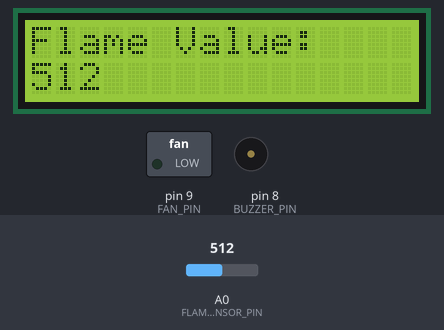
Bench run of a sketch on a simulated Arduino Uno, built with avr-gcc and run on an emulated ATmega328P. On the bench: 16×2 character LCD, switched loads named in the sketch (green lamp = pin HIGH), buzzer (waves = sounding, pin HIGH). The inputs (shaded band) are chosen by the test bench; at power-on: A0 (FLAME_SENSOR_PIN) = 512. What the sketch prints to the serial monitor is not drawn.

Above: at 3.2 s.
3.3 s: A0 (FLAME_SENSOR_PIN) set to 314
At 4.9 s:
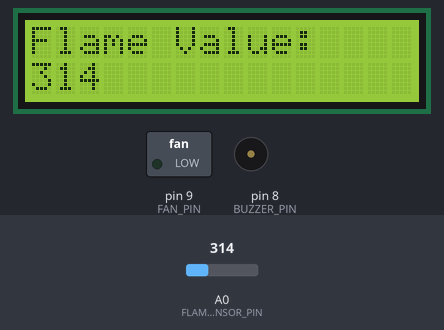
5.5 s: A0 (FLAME_SENSOR_PIN) set to 284
At 6.8 s:
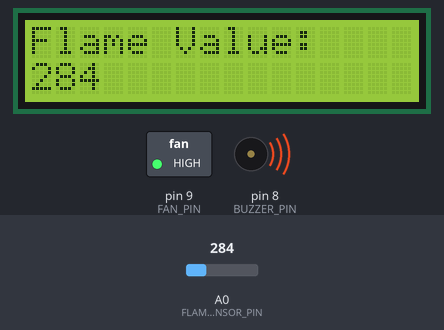
7.5 s: A0 (FLAME_SENSOR_PIN) set to 306
At 8.7 s:
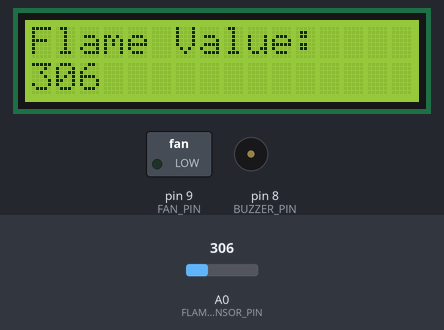
Timing chart, 0 to 10.5 s (numbered marks = the images above; inputs shaded):
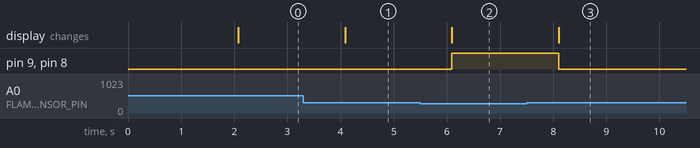

The sketch:

ATmega328P_ESP8266_UART.ino
```cpp
#include <LiquidCrystal.h>

#define FLAME_SENSOR_PIN A0  // Flame sensor connected to A0
#define BUZZER_PIN 8         // Buzzer connected to digital pin 8
#define FAN_PIN 9            // Fan connected to digital pin 9

// Define LCD pins: RS, E, D4, D5, D6, D7
LiquidCrystal lcd(13, 12, 4, 5, 6, 7);

void setup() {
    Serial.begin(9600);
    lcd.begin(16, 2); // Initialize 16x2 LCD
    pinMode(FLAME_SENSOR_PIN, INPUT);
    pinMode(BUZZER_PIN, OUTPUT);  // Set buzzer pin as output
    pinMode(FAN_PIN, OUTPUT);     // Set fan pin as output

    // Display BMS initializing message on LCD
    lcd.clear();
    lcd.setCursor(0, 0);
    lcd.print("Initializing...");
    delay(2000);  // Display the message for 2 seconds
    lcd.clear();  // Clear the screen after 2 seconds
}

void loop() {
    int flameValue = analogRead(FLAME_SENSOR_PIN);

    // Display on Serial Monitor
    Serial.print("Flame Value: ");
    Serial.println(flameValue);

    // Display on LCD
    lcd.clear();
    lcd.setCursor(0, 0);
    lcd.print("Flame Value:");
    lcd.setCursor(0, 1);
    lcd.print(flameValue);

    // Check if flame value is below 300
    if (flameValue < 300) {
        digitalWrite(BUZZER_PIN, HIGH); // Turn on buzzer
        digitalWrite(FAN_PIN, HIGH);    // Turn on fan
    } else {
        digitalWrite(BUZZER_PIN, LOW);  // Turn off buzzer
        digitalWrite(FAN_PIN, LOW);     // Turn off fan
    }

    delay(1000); // Adjust as needed
}
```

Measured:
- the behaviour switches between 300 and 299 on A0 (FLAME_SENSOR_PIN) (found by bisection; images 1 and 2)
- after the input at 3.3 s, the display: changes after 0.78 s (image 1)
- after the input at 5.5 s, pin 9 (FAN_PIN), pin 8 (BUZZER_PIN): LOW → HIGH after 0.59 s; the display: changes after 0.59 s (image 2)
- after the input at 7.5 s, pin 9 (FAN_PIN), pin 8 (BUZZER_PIN): HIGH → LOW after 0.60 s; the display: changes after 0.60 s (image 3)
